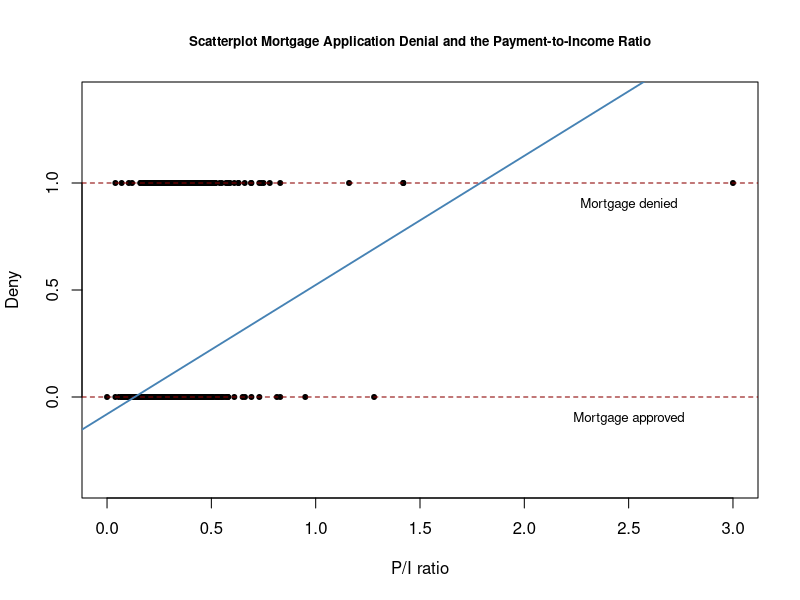
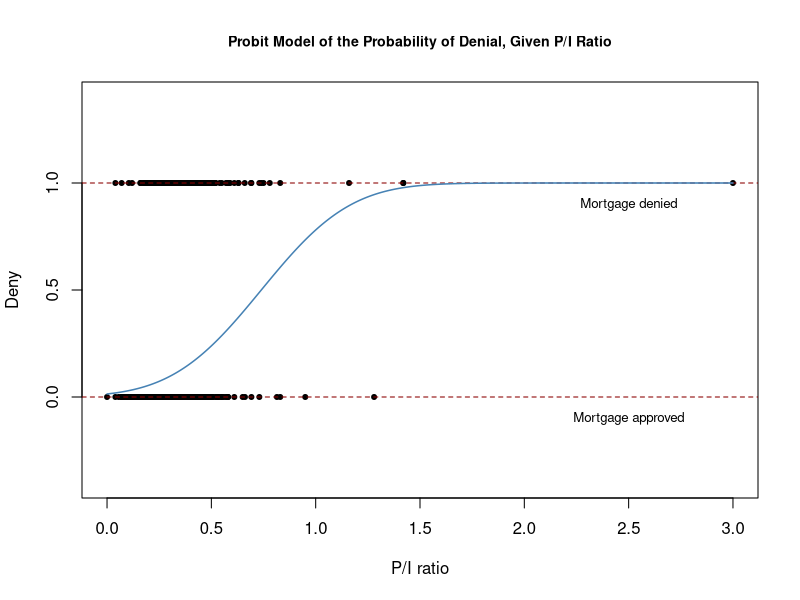
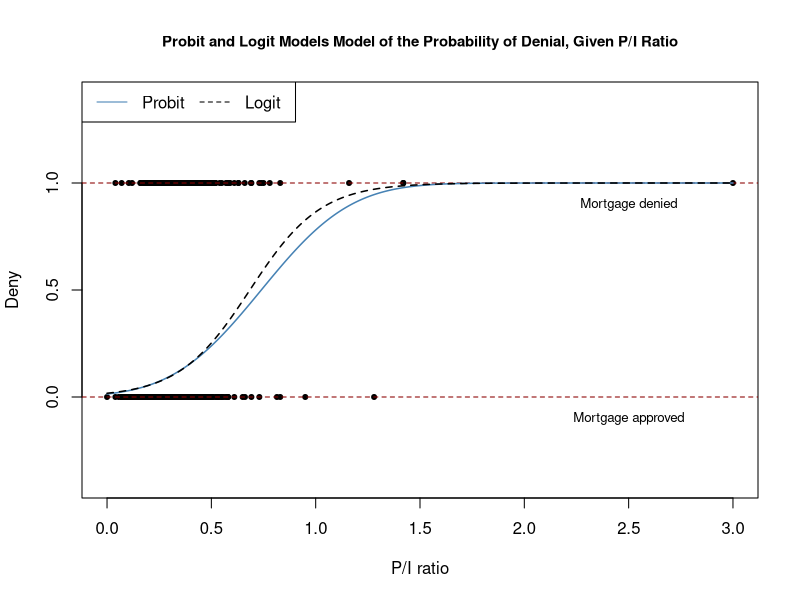

Here is the R script that generated these plots, in order:
## ---- chunk 1
library(AER)
data(HMDA)
## ---- chunk 2
head(HMDA)
## ---- chunk 3
summary(HMDA)
## ---- chunk 4
#converting deny to a nummeric variable since lm() does not accept dependent varialble as a class factor
HMDA$deny <- as.numeric(HMDA$deny)-1

#estimate a simmple linear probablity model
denymod1 <- lm(deny ~ pirat, data = HMDA)

denymod1
## ---- chunk 5
plot(x=HMDA$pirat, 
     y=HMDA$deny,
      main = "Scatterplot Mortgage Application Denial and the Payment-to-Income Ratio",
     xlab = "P/I ratio",
     ylab = "Deny",
     pch = 20,
     ylim = c(-0.4, 1.4),
     cex.main = 0.8)

# add horizontal dashed lines and text
abline(h = 1, lty = 2, col = "darkred")
abline(h = 0, lty = 2, col = "darkred")
text(2.5, 0.9, cex = 0.8, "Mortgage denied")
text(2.5, -0.1, cex= 0.8, "Mortgage approved")

# add the estimated regression line
abline(denymod1, 
       lwd = 1.8, 
       col = "steelblue")
## ---- chunk 6
# print robust coefficient summary
coeftest(denymod1, vcov. = vcovHC, type = "HC1")

# the true coefficient of P/I ratio is statistically significantly different from 0 at 1% level, this could be interpreted as
# 1% point increase in P/I ratio leads to an increase in the probablity of mortgage denial by 0.604*0.01=0.006 ~ 0.6 %
## ---- chunk 7
colnames(HMDA)[colnames(HMDA) == "afam"] <- "black"

# estimate the model
denymod2 <- lm(deny ~ pirat + black, data = HMDA)
coeftest(denymod2, vcov. = vcovHC)
## ---- chunk 8
denyprobit <- glm(deny ~ pirat, 
                  family = binomial(link = "probit"),
                  data = HMDA)

coeftest(denyprobit, vcov. = vcovHC, type = "HC1")
## ---- chunk 9
# plot data
plot(x = HMDA$pirat, 
     y = HMDA$deny,
     main = "Probit Model of the Probability of Denial, Given P/I Ratio",
     xlab = "P/I ratio",
     ylab = "Deny",
     pch = 20,
     ylim = c(-0.4, 1.4),
     cex.main = 0.85)

# add horizontal dashed lines and text
abline(h = 1, lty = 2, col = "darkred")
abline(h = 0, lty = 2, col = "darkred")
text(2.5, 0.9, cex = 0.8, "Mortgage denied")
text(2.5, -0.1, cex= 0.8, "Mortgage approved")

# add estimated regression line
x <- seq(0, 3, 0.01)
y <- predict(denyprobit, list(pirat = x), type = "response")

lines(x, y, lwd = 1.5, col = "steelblue")
## ---- chunk 10
# 1. compute predictions for P/I ratio = 0.3, 0.4
predictions <- predict(denyprobit, 
                       newdata = data.frame("pirat" = c(0.3, 0.4)),
                       type = "response")

# 2. Compute difference in probabilities
diff(predictions)

# The denial probablity increases by 6.1% for a 0.1 increase in P/I ratio
## ---- chunk 11
# effect of race on the mortgages applications approved
denyprobit2 <- glm(deny ~ pirat + black, 
                   family = binomial(link = "probit"), 
                   data = HMDA)

coeftest(denyprobit2, vcov. = vcovHC, type = "HC1")
## ---- chunk 12
# 1. compute predictions for P/I ratio = 0.3
predictions <- predict(denyprobit2, 
                       newdata = data.frame("black" = c("no", "yes"), 
                                            "pirat" = c(0.3, 0.3)),
                       type = "response")
predictions
# 2. compute difference in probabilities
diff(predictions)

# The denial probablity for a white applicant is 7.5% whereas for a black applicant it is 23.3% for same P/I ratio a differenc eof 15.8%
## ---- chunk 13
# logit regression
denylogit <- glm(deny ~ pirat,
                 family = binomial(link = "logit"),
                 data = HMDA)

coeftest(denylogit, vcov.=vcovHC, type = "HC1")
## ---- chunk 14
# plot data
plot(x = HMDA$pirat, 
     y = HMDA$deny,
     main = "Probit and Logit Models Model of the Probability of Denial, Given P/I Ratio",
     xlab = "P/I ratio",
     ylab = "Deny",
     pch = 20,
     ylim = c(-0.4, 1.4),
     cex.main = 0.9)

# add horizontal dashed lines and text
abline(h = 1, lty = 2, col = "darkred")
abline(h = 0, lty = 2, col = "darkred")
text(2.5, 0.9, cex = 0.8, "Mortgage denied")
text(2.5, -0.1, cex= 0.8, "Mortgage approved")

# add estimated regression line of Probit and Logit models
x <- seq(0, 3, 0.01)
y_probit <- predict(denyprobit, list(pirat = x), type = "response")
y_logit <- predict(denylogit, list(pirat = x), type = "response")

lines(x, y_probit, lwd = 1.5, col = "steelblue")
lines(x, y_logit, lwd = 1.5, col = "black", lty = 2)

# add a legend
legend("topleft",
       horiz = TRUE,
       legend = c("Probit", "Logit"),
       col = c("steelblue", "black"), 
       lty = c(1, 2))
## ---- chunk 15
# estimate a Logit regression with multiple regressors
denylogit2 <- glm(deny ~ pirat + black, 
                  family = binomial(link = "logit"), 
                  data = HMDA)

coeftest(denylogit2, vcov. = vcovHC, type = "HC1")
## ---- chunk 16
# 1. compute predictions for P/I ratio = 0.3
predictions <- predict(denylogit2, 
                       newdata = data.frame("black" = c("no", "yes"), 
                                            "pirat" = c(0.3, 0.3)),
                       type = "response")
predictions
# 2. Compute difference in probabilities
diff(predictions)

# The denial probablity for a white applicant is 7.5 % whereas for a black applicant it is 22.4 % for same P/I ratio a differenc eof 14.9%
